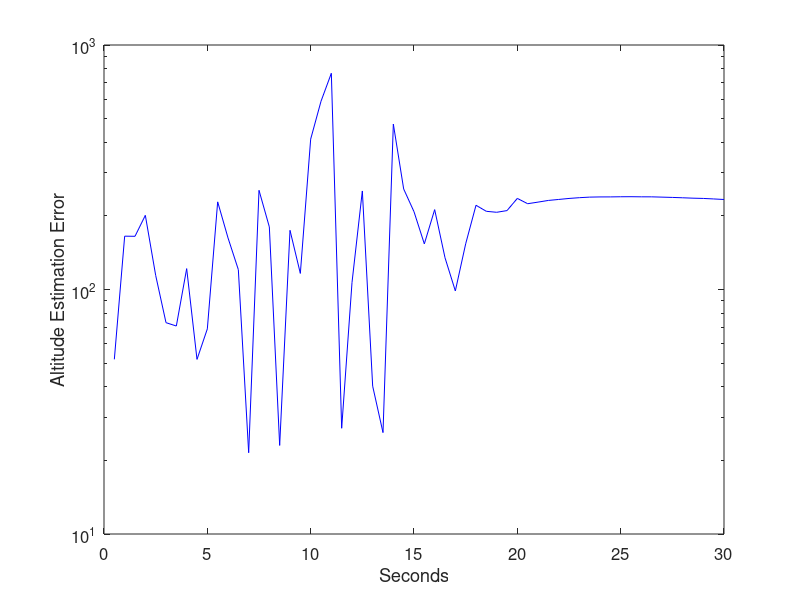
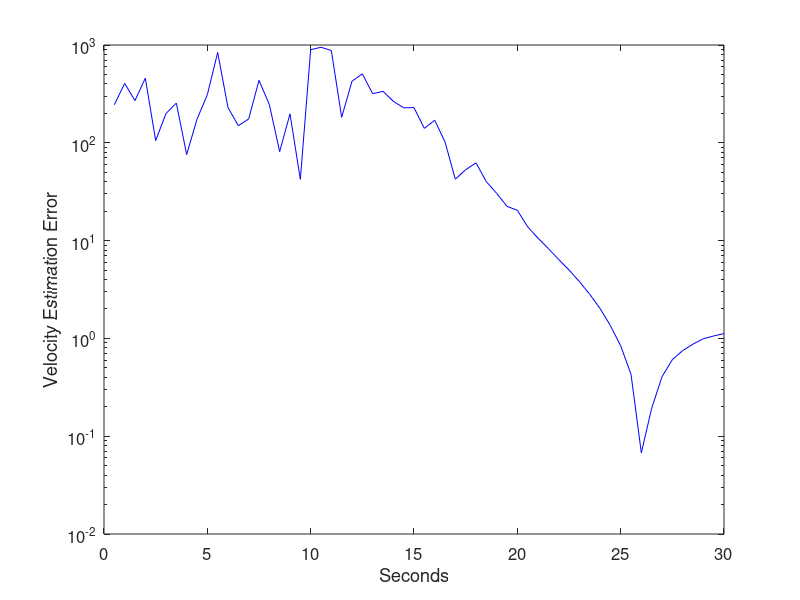
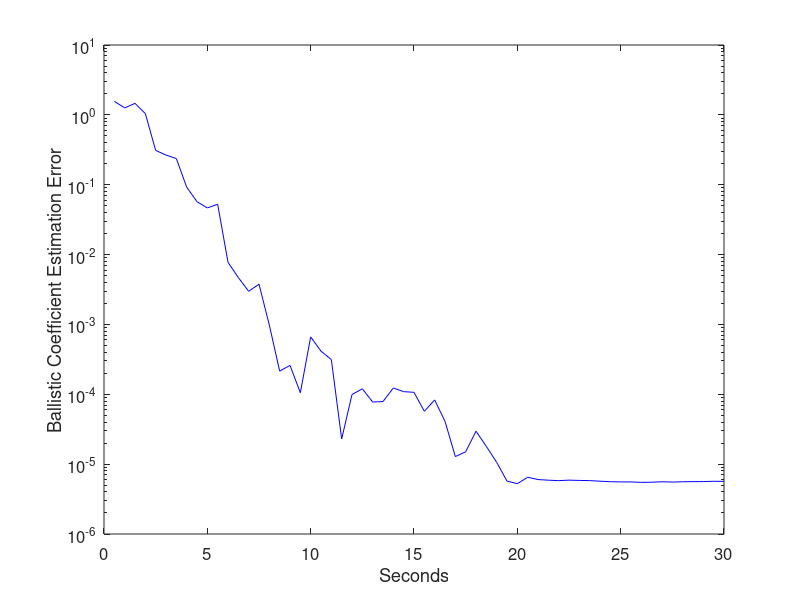
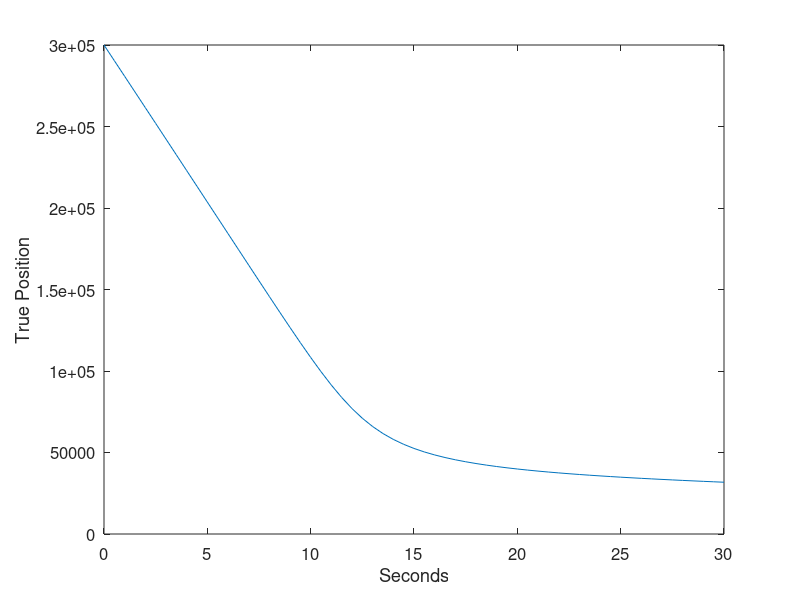

Reproduce these figures in MATLAB, in order.
function [xArray, xhatArray] = ParticleEx2

% Particle filter example.
% Track a body falling through the atmosphere.
% This system is taken from [Jul00], which was based on [Ath68].

rho0 = 2; % lb-sec^2/ft^4
g = 32.2; % ft/sec^2
k = 2e4; % ft
R = 10^4; % measurement noise variance (ft^2)
Q = diag([0 0 0]); % process noise covariance
M = 10^5; % horizontal range of position sensor
a = 10^5; % altitude of position sensor
P = diag([1e6 4e6 10]); % initial estimation error covariance

x = [3e5; -2e4; 1e-3]; % initial state
xhat = [3e5; -2e4; 1e-3]; % initial state estimate

N = 100; % number of particles  

% Initialize the particle filter.
for i = 1 : N
    xhatplus(:,i) = x + sqrt(P) * [randn; randn; randn];
end

T = 0.5; % measurement time step
randn('state',sum(100*clock)); % random number generator seed

tf = 30; % simulation length (seconds)
dt = 0.04; % time step for integration (seconds)
xArray = x;
xhatArray = xhat;

for t = T : T : tf
    fprintf('.');
    % Simulate the system.
    for tau = dt : dt : T
        % Fourth order Runge Kutta ingegration
        dx1(1,1) = x(2);
        dx1(2,1) = rho0 * exp(-x(1)/k) * x(2)^2 / 2 * x(3) - g;
        dx1(3,1) = 0;
        dx1 = dx1 * dt;
        xtemp = x + dx1 / 2;
        dx2(1,1) = xtemp(2);
        dx2(2,1) = rho0 * exp(-xtemp(1)/k) * xtemp(2)^2 / 2 * xtemp(3) - g;
        dx2(3,1) = 0;
        dx2 = dx2 * dt;
        xtemp = x + dx2 / 2;
        dx3(1,1) = xtemp(2);
        dx3(2,1) = rho0 * exp(-xtemp(1)/k) * xtemp(2)^2 / 2 * xtemp(3) - g;
        dx3(3,1) = 0;
        dx3 = dx3 * dt;
        xtemp = x + dx3;
        dx4(1,1) = xtemp(2);
        dx4(2,1) = rho0 * exp(-xtemp(1)/k) * xtemp(2)^2 / 2 * xtemp(3) - g;
        dx4(3,1) = 0;
        dx4 = dx4 * dt;
        x = x + (dx1 + 2 * dx2 + 2 * dx3 + dx4) / 6;
        x = x + sqrt(dt * Q) * [randn; randn; randn] * dt;
    end
    % Simulate the noisy measurement.
    z = sqrt(M^2 + (x(1)-a)^2) + sqrt(R) * randn;
    % Simulate the continuous-time part of the particle filter (time update).
    xhatminus = xhatplus;
    for i = 1 : N
        for tau = dt : dt : T
            % Fourth order Runge Kutta ingegration
            xtemp = xhatminus(:,i);
            dx1(1,1) = xtemp(2);
            dx1(2,1) = rho0 * exp(-xtemp(1)/k) * xtemp(2)^2 / 2 * xtemp(3) - g;
            dx1(3,1) = 0;
            dx1 = dx1 * dt;
            xtemp = xhatminus(:,i) + dx1 / 2;
            dx2(1,1) = xtemp(2);
            dx2(2,1) = rho0 * exp(-xtemp(1)/k) * xtemp(2)^2 / 2 * xtemp(3) - g;
            dx2(3,1) = 0;
            dx2 = dx2 * dt;
            xtemp = xhatminus(:,i) + dx2 / 2;
            dx3(1,1) = xtemp(2);
            dx3(2,1) = rho0 * exp(-xtemp(1)/k) * xtemp(2)^2 / 2 * xtemp(3) - g;
            dx3(3,1) = 0;
            dx3 = dx3 * dt;
            xtemp = xhatminus(:,i) + dx3;
            dx4(1,1) = xtemp(2);
            dx4(2,1) = rho0 * exp(-xtemp(1)/k) * xtemp(2)^2 / 2 * xtemp(3) - g;
            dx4(3,1) = 0;
            dx4 = dx4 * dt;
            xhatminus(:,i) = xhatminus(:,i) + (dx1 + 2 * dx2 + 2 * dx3 + dx4) / 6;
            xhatminus(:,i) = xhatminus(:,i) + sqrt(dt * Q) * [randn; randn; randn] * dt;
            xhatminus(3,i) = max(0, xhatminus(3,i)); % the ballistic coefficient cannot be negative
        end
        zhat = sqrt(M^2 + (xhatminus(1,i)-a)^2);
        vhat(i) = z - zhat;
    end
    % Note that we need to scale all of the q(i) probabilities in a way
    % that does not change their relative magnitudes.
    % Otherwise all of the q(i) elements will be zero because of the
    % large value of the exponential.
    vhatscale = max(abs(vhat)) / 4;
    qsum = 0;
    for i = 1 : N
        q(i) = exp(-(vhat(i)/vhatscale)^2);
        qsum = qsum + q(i);
    end
    % Normalize the likelihood of each a priori estimate.
    for i = 1 : N
        q(i) = q(i) / qsum;
    end
    % Resample.
    for i = 1 : N
        u = rand; % uniform random number between 0 and 1
        qtempsum = 0;
        for j = 1 : N
            qtempsum = qtempsum + q(j);
            if qtempsum >= u
                xhatplus(:,i) = xhatminus(:,j);
                % Use roughening to prevent sample impoverishment.
                E = max(xhatminus')' - min(xhatminus')';
                sigma = 0.2 * E * N^(-1/length(x));
                xhatplus(:,i) = xhatplus(:,i) + sigma .* [randn; randn; randn];
                xhatplus(3,i) = max(0,xhatplus(3,i)); % the ballistic coefficient cannot be negative
                break;
            end
        end
    end
    % The particle filter estimate is the mean of the particles.
    xhat = 0;
    for i = 1 : N
        xhat = xhat + xhatplus(:,i);
    end
    xhat = xhat / N;
    % Save data for plotting.
    xArray = [xArray x];
    xhatArray = [xhatArray xhat];
end

close all;
t = 0 : T : tf;
figure; 
semilogy(t, abs(xArray(1,:) - xhatArray(1,:)), 'b'); hold;
set(gca,'FontSize',12); set(gcf,'Color','White');
xlabel('Seconds');
ylabel('Altitude Estimation Error');

figure; 
semilogy(t, abs(xArray(2,:) - xhatArray(2,:)), 'b'); hold;
set(gca,'FontSize',12); set(gcf,'Color','White');
xlabel('Seconds');
ylabel('Velocity Estimation Error');

figure; 
semilogy(t, abs(xArray(3,:) - xhatArray(3,:)), 'b'); hold;
set(gca,'FontSize',12); set(gcf,'Color','White');
xlabel('Seconds');
ylabel('Ballistic Coefficient Estimation Error');

figure;
plot(t, xArray(1,:));
set(gca,'FontSize',12); set(gcf,'Color','White');
xlabel('Seconds');
ylabel('True Position');

figure;
plot(t, xArray(2,:));
title('Falling Body Simulation', 'FontSize', 12);
set(gca,'FontSize',12); set(gcf,'Color','White');
xlabel('Seconds');
ylabel('True Velocity');
